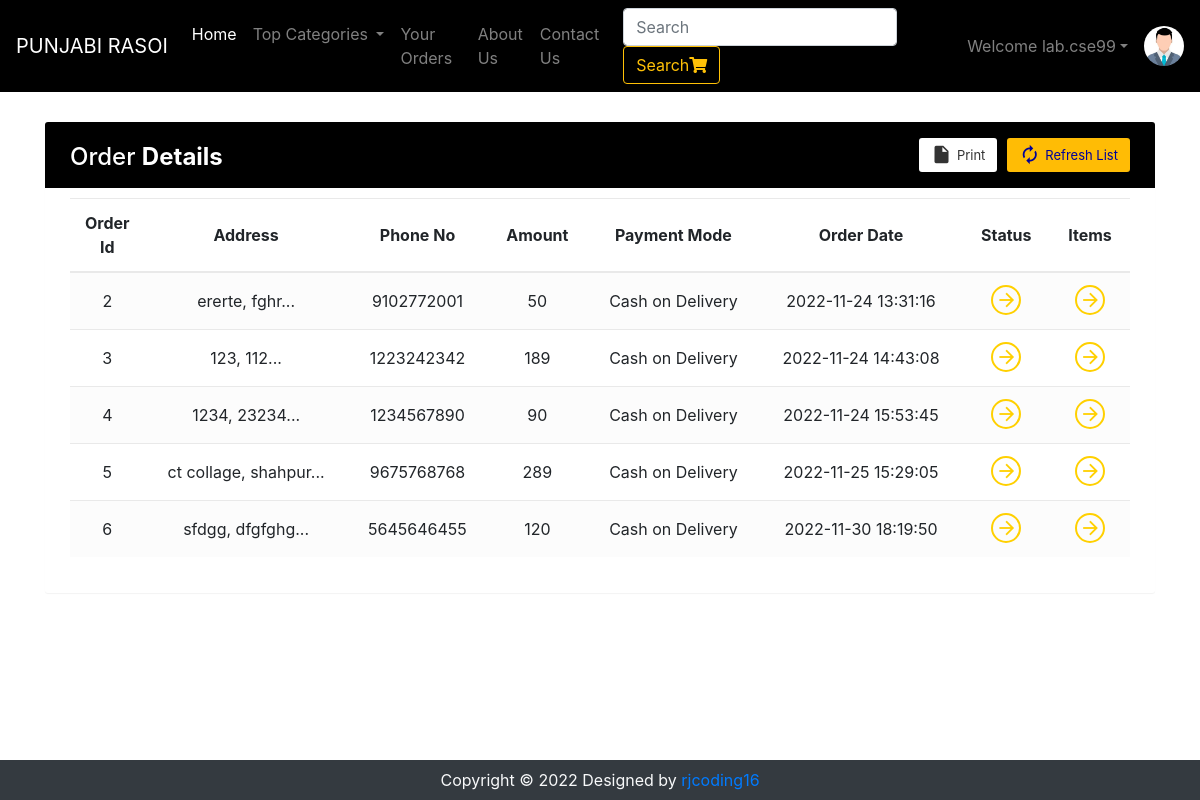
Page /viewOrder.php (signed in) on the committed database.
### tables this page shows
CREATE TABLE `orders` (
  `orderId` int(21) NOT NULL,
  `userId` int(21) NOT NULL,
  `address` varchar(255) NOT NULL,
  `zipCode` int(21) NOT NULL,
  `phoneNo` bigint(21) NOT NULL,
  `amount` int(200) NOT NULL,
  `paymentMode` enum('0','1') NOT NULL DEFAULT '0' COMMENT '0=cash on delivery, \r\n1=online ',
  `orderStatus` enum('0','1','2','3','4','5','6') NOT NULL DEFAULT '0' COMMENT '0=Order Placed.\r\n1=Order Confirmed.\r\n2=Preparing your Order.\r\n3=Your order is on the way!\r\n4=Order Delivered.\r\n5=Order Denied.\r\n6=Order Cancelled.',
  `orderDate` datetime NOT NULL DEFAULT current_timestamp()
);

### viewOrder.php (the view, shortened to what this page needs)
<!doctype html>
<html lang="en">
<head>
    <link rel="stylesheet" href="https://stackpath.bootstrapcdn.com/bootstrap/4.5.0/css/bootstrap.min.css">
    <link rel="stylesheet" href="https://use.fontawesome.com/releases/v5.7.2/css/all.css">
</head>
<body>
    <?php include 'partials/_dbconnect.php';?>
    <?php include 'partials/_nav.php';?>
    <?php
    if($loggedin){
    ?>
    <div class="container">
        <div class="table-wrapper" id="empty">
            <div class="table-title">
                <div class="row">
                    <div class="col-sm-4">
                        <h2>Order <b>Details</b></h2>
                    </div>
                    <div class="col-sm-8">
                        <a href="" class="btn btn-warning"><i class="material-icons">&#xE863;</i> <span>Refresh List</span></a>
                        <a href="#" onclick="window.print()" class="btn btn-info"><i class="material-icons">&#xE24D;</i> <span>Print</span></a>
                    </div>
                </div>
            </div>
            <table class="table table-striped table-hover text-center">
                <thead>
                    <tr>
                        <th>Order Id</th>
                        <th>Address</th>
                        <th>Phone No</th>
                        <th>Amount</th>
                        <th>Payment Mode</th>
                        <th>Order Date</th>
                        <th>Status</th>
                        <th>Items</th>
                    </tr>
                </thead>
                <tbody>
                    <?php
                        $sql = "SELECT * FROM `orders` WHERE `userId`= $userId";
                        $result = mysqli_query($conn, $sql);
                        while($row = mysqli_fetch_assoc($result)){
                            $orderId = $row['orderId'];
                            $address = $row['address'];
                            $phoneNo = $row['phoneNo'];
                            $amount = $row['amount'];
                            $orderDate = $row['orderDate'];
                            $paymentMode = $row['paymentMode'];
                            if($paymentMode == 0) {
                                $paymentMode = "Cash on Delivery";
                            }
                            else {
                                $paymentMode = "Online";
                            }
                            echo '<tr>
                                    <td>' . $orderId . '</td>
                                    <td>' . substr($address, 0, 20) . '...</td>
                                    <td>' . $phoneNo . '</td>
                                    <td>' . $amount . '</td>
                                    <td>' . $paymentMode . '</td>
                                    <td>' . $orderDate . '</td>
                                    <td><a href="#" data-toggle="modal" data-target="#orderStatus' . $orderId . '" class="view"><i class="material-icons">&#xE5C8;</i></a></td>
                                    <td><a href="#" data-toggle="modal" data-target="#orderItem' . $orderId . '" class="view" title="View Details"><i class="material-icons">&#xE5C8;</i></a></td>
                                </tr>';
                        }
                            ?>
                </tbody>
            </table>
        </div>
    </div>
    <?php
    }
    else {
        echo '<div class="container" style="min-height : 610px;">
        <div class="alert alert-info my-3">
            <font style="font-size:22px"><center>Check your Order. You need to <strong><a class="alert-link" data-toggle="modal" data-target="#loginModal">Login</a></strong></center></font>
        </div></div>';
    }
    ?>
    <?php
    require 'partials/_footer.php';?>
  </body>
</html>

### viewOrder.php (style rules this page uses)
.table-wrapper { background: #0000; padding: 20px 25px; margin: 30px auto; border-radius: 3px; box-shadow: 0 1px 1px rgba(0,0,0,.05); }
.table-wrapper .btn { float: right; color: #333; background-color: #fff; border-radius: 3px; border: none; outline: none !important; margin-left: 10px; }
.table-wrapper .btn.btn-warning { color: #000099; background: #ffbc05; }
.table-title .btn { font-size: 13px; border: none; }
.table-title .btn i { float: left; font-size: 21px; margin-right: 5px; }
.table-title .btn span { float: left; margin-top: 2px; }
.table-title { color: #ffff; background: #000000; padding: 16px 25px; margin: -20px -25px 10px; border-radius: 3px 3px 0 0; }
.table-title h2 { margin: 5px 0 0; font-size: 24px; }
table.table tr th, table.table tr td { border-color: #e9e9e9; padding: 12px 15px; vertical-align: middle; }
table.table tr th:first-child { width: 60px; }
table.table tr th:last-child { width: 80px; }
table.table-striped tbody tr:nth-of-type(odd) { background-color: #fcfcfc; }
table.table td a { font-weight: bold; color: #566787; display: inline-block; text-decoration: none; }
table.table td a.view { width: 30px; height: 30px; color: #ffd000; border: 2px solid; border-radius: 30px; text-align: center; }
table.table td a.view i { font-size: 22px; margin: 2px 0 0 1px; }
table { counter-reset: section; }

### partials/_orderStatusModal.php (style rules this page uses)
.btn-warning { color: #ffffff; background-color: #ee5435; border-color: #ee5435; border-radius: 1px }

### rows in the picture
orders: orderId "2", address "ererte, fghr", phoneNo "9102772001", amount "50", paymentMode "Cash on Delivery", orderDate "2022-11-24 13:31:16"
orders: orderId "3", address "123, 112", phoneNo "1223242342", amount "189", paymentMode "Cash on Delivery", orderDate "2022-11-24 14:43:08"
orders: orderId "4", address "1234, 23234", phoneNo "1234567890", amount "90", paymentMode "Cash on Delivery", orderDate "2022-11-24 15:53:45"
orders: orderId "5", address "ct collage, shahpur", phoneNo "9675768768", amount "289", paymentMode "Cash on Delivery", orderDate "2022-11-25 15:29:05"
orders: orderId "6", address "sfdgg, dfgfghg", phoneNo "5645646455", amount "120", paymentMode "Cash on Delivery", orderDate "2022-11-30 18:19:50"

### other values in the picture
$username "lab.cse99"
